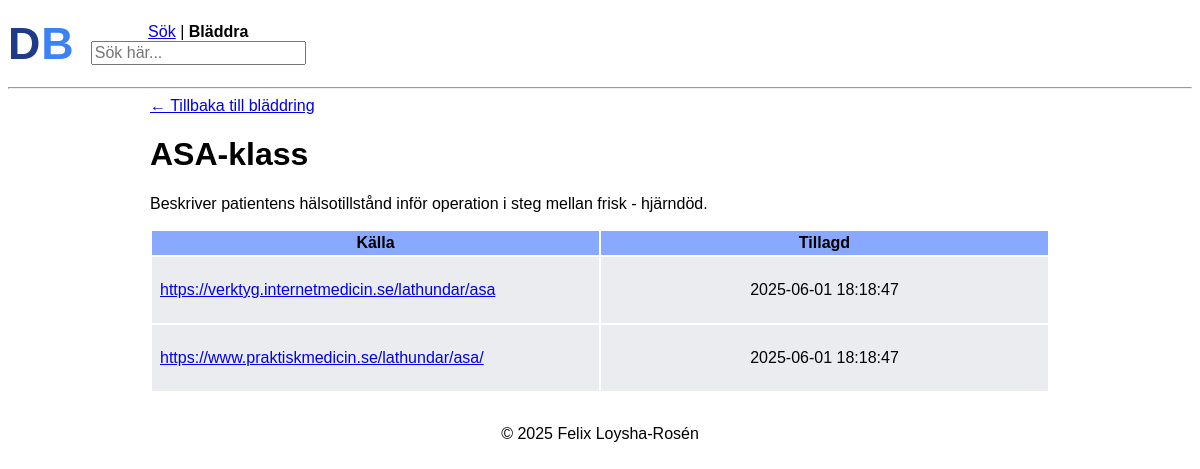
The app's page /63?from= with its own data.
### tables this page shows
CREATE TABLE docs (
    id INTEGER PRIMARY KEY AUTOINCREMENT,
    name TEXT NOT NULL UNIQUE,
    abbreviation TEXT,
    description TEXT NOT NULL,
    keywords TEXT,
    date_added TIMESTAMP DEFAULT CURRENT_TIMESTAMP
);

CREATE TABLE links (
    id INTEGER PRIMARY KEY AUTOINCREMENT,
    doc_id INTEGER NOT NULL,
    docbase_link TEXT,
    source_link TEXT,
    votes INTEGER DEFAULT 0,
    date_added TIMESTAMP DEFAULT CURRENT_TIMESTAMP,
    FOREIGN KEY (doc_id) REFERENCES docs(id) ON DELETE CASCADE
);

### app.py (the view)
@app.route("/<int:id>")
def show_detail(id):
    if id <= 0:
        return "Invalid ID", 400
    referrer = request.args.get("from", "")
    conn = get_db_connection()
    doc = conn.execute(
        "SELECT * FROM docs WHERE id = ?",
        (id,),
    ).fetchone()
    if doc is None:
        return "doc not found", 404
    links = conn.execute(
        "SELECT * FROM links WHERE doc_id = ?",
        (id,),
    ).fetchall()
    conn.close()
    return render_template("detail.html", doc=doc, links=links, referrer=referrer)

### app.py (called while the page is built)
def get_db_connection():
    conn = sqlite3.connect("docbase.db")
    conn.row_factory = sqlite3.Row
    return conn

### templates/detail.html (shortened to what this page needs)
{% extends "base.html" %}
{% block body %}
    <header class="search-header">
        <div class="text-logo">
            <a href="{{ url_for('index') }}" class="logo"><span class="doc">D</span><span class="base">B</span></a>
        </div>
        <div class="search-bar">
            {% if referrer %}
            <p><strong>Sök</strong> | <a href="{{ url_for('browse') }}">Bläddra</a></p>
            {% else %}
            <p><a href="{{ url_for('search') }}">Sök</a> | <strong>Bläddra</strong></p>
            {% endif %}
            <form action="/s" method="get">
                <input class="q" autocomplete="off" autofocus name="q" placeholder="Sök här..." type="search">
            </form>
        </div>
    </header>
    <main class="main-detail">
        <hr>
        <div class="detail-outer-container">
            <div class="detail-inner-container">
                <div class="back-button">
                    {% if referrer %}
                        <a href="{{ url_for('search', q=referrer) }}" class="back-link">← Tillbaka till sökresultaten</a>
                    {% else %}
                        <a href="{{ url_for('browse') }}" class="back-link">← Tillbaka till bläddring</a>
                    {% endif %}
                </div>
                <h1>
                    {{ doc.name }}
                </h1>
                {% if doc.description %}
                <p>{{ doc.description }}</p>
                {% endif %}
                {% if links %}
                <table class="links-table">
                    <tr>
                        {% if links|selectattr('source_link')|list %}
                            <th>Källa</th>
                        {% endif %}
                        <th>Tillagd</th>
                    </tr>
                    {% for link in links %}
                    <tr>
                        {% if link.source_link %}
                        <td>
                            <p class="links-table-link">
                                <a href="{{ link.source_link }}">
                                    {{ link.source_link }}
                                </a>
                            </p>
                        </td>
                        {% endif %}
                        <td class="date-added">
                            <p>{{ link.date_added }}</p>
                        </td>
                    </tr>
                    {% endfor %}
                </table>
                {% endif %}
            </div>
        </div>
    </main>
{% endblock %}

### static/style.css (style rules this page uses)
html { font-family: Arial, Helvetica, sans-serif; }
.detail-outer-container { display: flex; flex-direction: column; align-items: center; justify-content: center; width: 100%; }
.detail-inner-container { width: 100%; max-width: 900px; padding: 0 20px; }
.text-logo { font-family: 'Arial', sans-serif; font-size: 2.8em; font-weight: bold; color: #2563eb; padding: 10px 0; letter-spacing: 1px; }
.text-logo .doc { color: #1e3a8a; }
.text-logo .base { color: #3b82f6; }
.logo { text-decoration: none; }
.search-header { display: flex; align-items: center; gap: 1em; }
th { padding: 3px; background-color: rgb(136, 169, 255); }
.q { max-width: 300px; font-size: 16px; }
.search-bar p { margin: 0; text-align: center; }
tr { background-color: rgba(227, 229, 233, 0.715) }
td { padding: 0 3px; }
.links-table-link { overflow: hidden; text-overflow: ellipsis; white-space: nowrap; display: block; }
.links-table { max-width: 900px; width: 100%; table-layout: fixed; margin: 1em 0; }
.links-table td { max-width: 0; overflow: hidden; padding: 8px; }
.date-added { text-align: center !important; }

### records on screen
docs: name "ASA-klass", description "Beskriver patientens hälsotillstånd inför operation i steg mellan frisk - hjärndöd."
links: source_link "https://verktyg.internetmedicin.se/lathundar/asa", date_added "2025-06-01 18:18:47"
links: source_link "https://www.praktiskmedicin.se/lathundar/asa/", date_added "2025-06-01 18:18:47"
